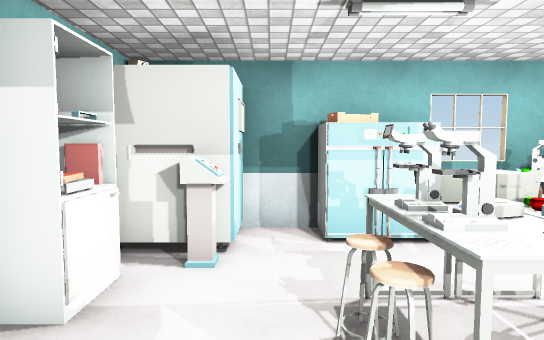
[1] (above)

17 first-person views from a walk through a Unity game level. The camera is 1.5 m above the floor, tilts 4° down and sees 75° across. Doors are open. The floor is counted in squares, 1 m on a side. Each view is taken from the middle of a square. On the plan, view 1 faces up. The plan holds only what a view shows up to about 16 squares ahead; the rest is blank. The player character is not drawn. Some surface patterns are stand-ins.

[2]
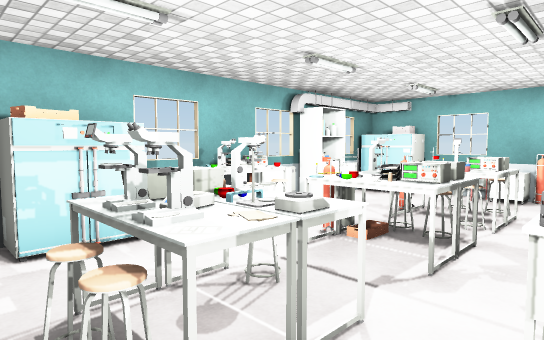

[3]
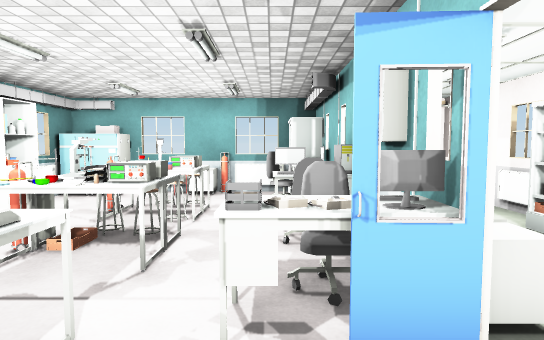

[4]
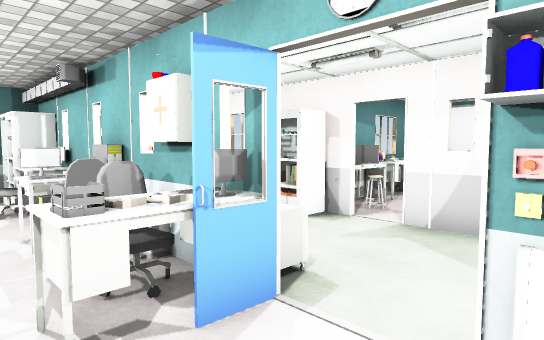

[5]
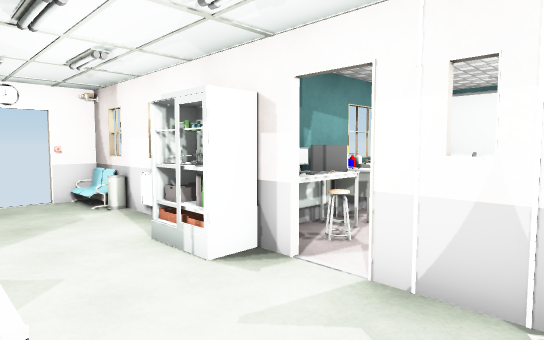

[6]
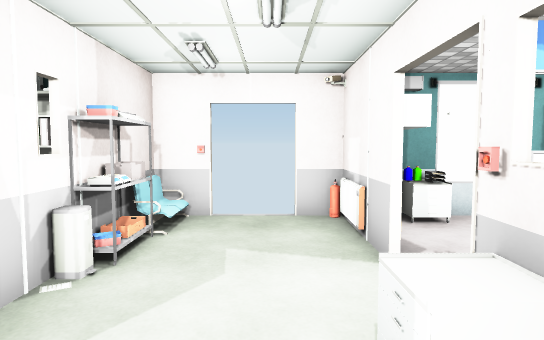

[7]
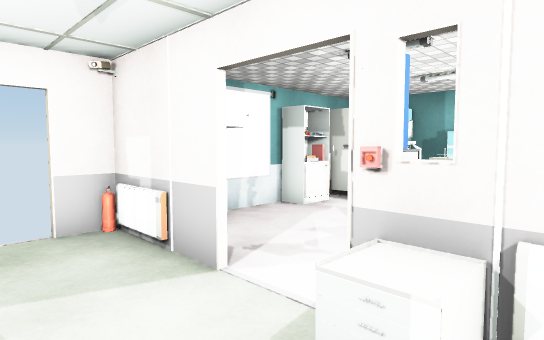

[8]
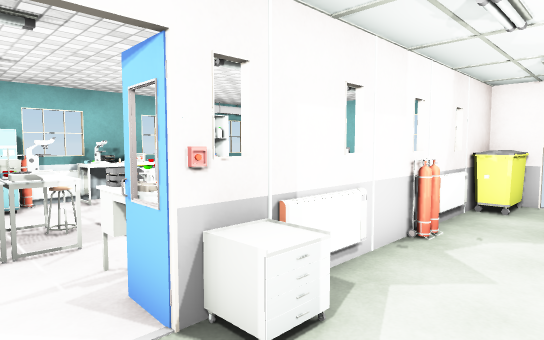

[9]
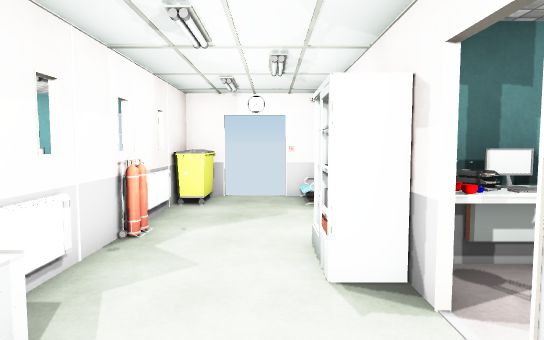

[10]
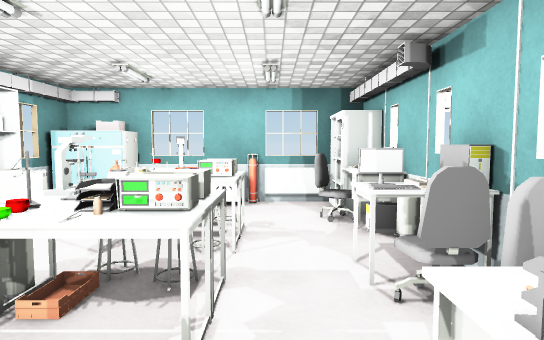

[11]
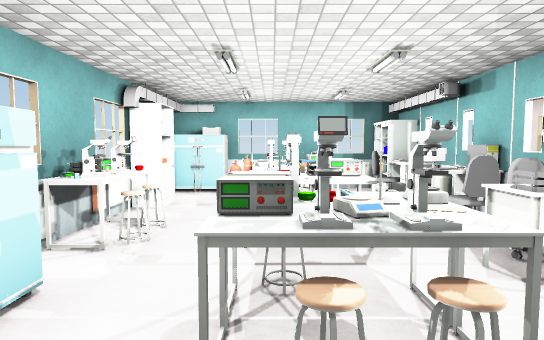

[12]
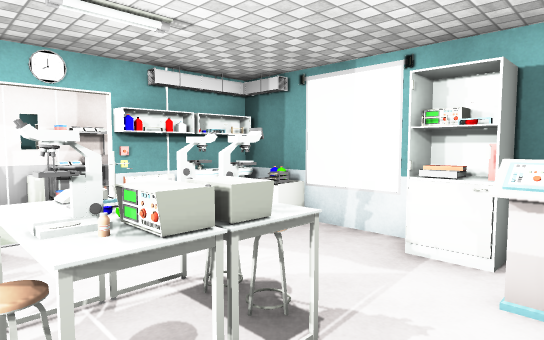

[13]
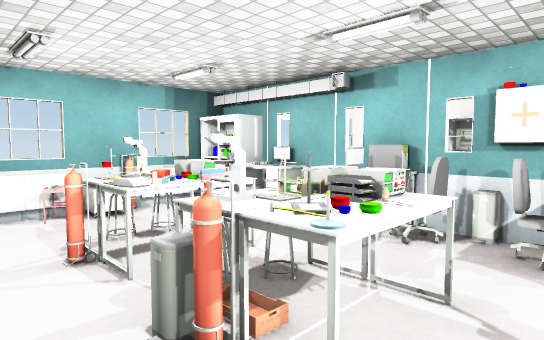

[14]
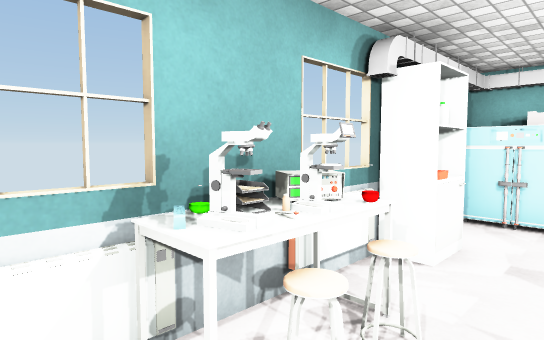

[15]
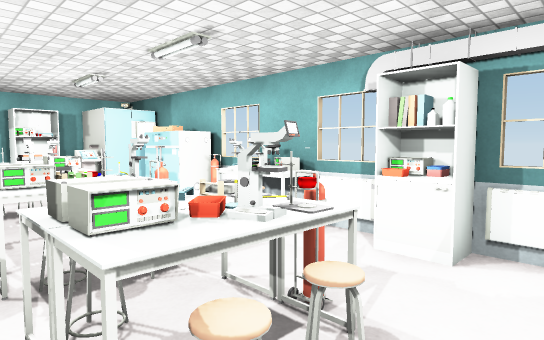

[16]
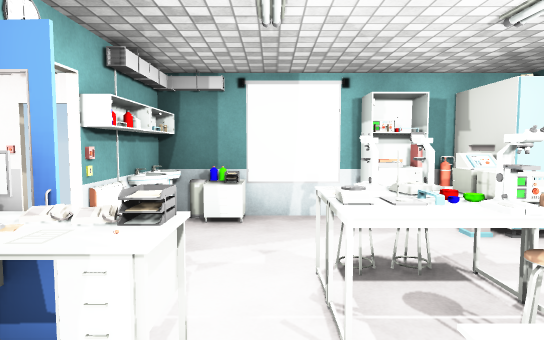

[17]
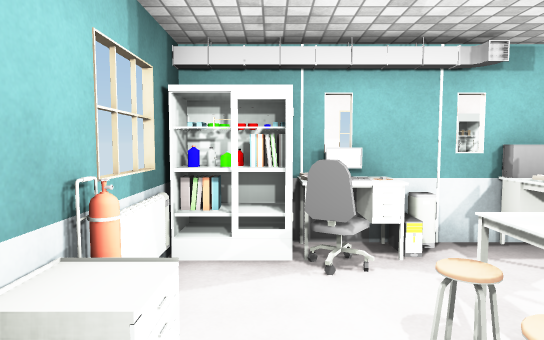

### Floor plan
Points are (right, up) in squares from view 1. A wall is a line through its corners. A room is listed if a view was taken in it or the views show most of it. See-through windows are left out.
Room 1 (views 1, 2, 3, 4, 5, 6, 7, 8, 9, 10, 11, 12, 13, 14, 15, 16, 17)
walls: (2.5, -0.5) (2.4, -1.6); (5.4, -1.4) (6.6, -1.4); (7.5, -5.5) (11.4, -5.5) (11.4, -4.4); (0.9, 6.4) (-0.6, 6.4); (5.4, -7) (5.4, -6.2); (11.4, -0.6) (11.4, 4.6); (-2.5, -4.3) (-2.5, -5.5) (-0.4, -5.5); (11.4, -2.6) (11.4, -1.5); (-2.5, 4.9) (-2.5, -2.6); (9.9, 6.4) (2.6, 6.4)
ways out: open door at (-2.7, -3.3); open door at (1.5, -1); open door at (6, -4); open door at (11.5, -3.5)
objects: other object (-2, -2); bin (-2, -1); other object (-2, 0); other object (-2, 1); books (-2, 3); books (-2, 4); other object (-2, 5); box (-1, -5) to (0, -5); radiator (-1, -2); other object (-1, -1); shelf (-1, 0); other object (-1, 4); other object (-1, 6); shelf (0, -7); other object (0, -6); radiator (0, -1); other object (1, -6) to (2, -6); bin (1, -5); chair (1, 1); table (1, 2); chair (1, 3); other object (1, 5) to (2, 6); other object (2, -5); other object (2, 2); other object (2, 3); shelf (3, -3); other object (3, -2); computer (3, -1); table (3, 0); table (3, 2); chair (3, 3); radiator (3, 6); table (4, -8); chair (4, -7); other object (4, -6); radiator (4, -2); shelf (4, -1); chair (4, 0); other object (4, 2); other object (4, 3); chair (4, 5); other object (4, 6); computer (5, -7); other object (5, -6); shelf (5, -5) to (6, -5); bin (5, -1); chair (5, 0); table (5, 2) to (6, 3); other object (5, 4); chair (5, 5); other object (5, 6); computer (6, -1); computer (6, 0); chair (6, 1); chair (6, 3); bin (6, 4); radiator (6, 6) to (7, 6); other object (7, -2); other object (7, -1); other object (7, 2); table (7, 3); radiator (8, -5); bin (8, -1); table (8, 2); other object (8, 3); other object (8, 4); shelf (8, 6); radiator (9, -2); table (9, -1); chair (9, 0); chair (9, 2); chair (9, 3); radiator (9, 6) to (10, 6); bin (10, -5); bin (10, -2) to (11, -2); books (10, -1); other object (11, -5); other object (11, -1); radiator (11, 0); other object (11, 1); shelf (11, 2); radiator (11, 3) to (11, 4); other object (11, 5) to (11, 6)

Positions as (right, up) in squares from view 1, and headings:
1: (0, 0), facing up
2: (0, 0), facing up-right
3: (0, 0), facing right
4: (0, 1), facing down-right
5: (1, -2), facing down-right
6: (5, -3), facing left
7: (4, -4), facing up-left
8: (1, -4), facing up-right
9: (1, -4), facing right
10: (2, 1), facing right
11: (-1, 3), facing right
12: (3, 5), facing down-left
13: (3, 5), facing down-right
14: (3, 4), facing up-right
15: (10, 1), facing up-left
16: (5, 1), facing left
17: (10, 4), facing down
